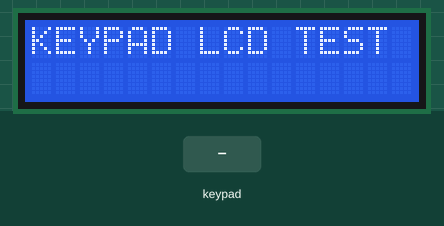
Recording of a sketch running on a simulated Arduino Uno, built with avr-gcc and run on an emulated ATmega328P. Shown: 16×2 character LCD. The test bench sets the inputs (shaded band). What the sketch prints to the serial monitor is not drawn.

Above: at 1.2 s.
1.3 s: keypad keys 1 3 9 7 # pressed 0.4 s apart
At 4.0 s:
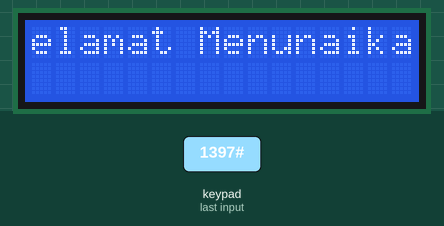
4.8 s: key '*' pressed
At 7.2 s:
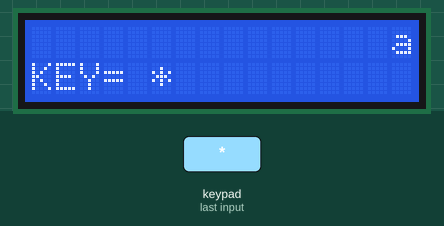
7.5 s: keypad keys 1 3 9 7 pressed 0.4 s apart
At 7.7 s:
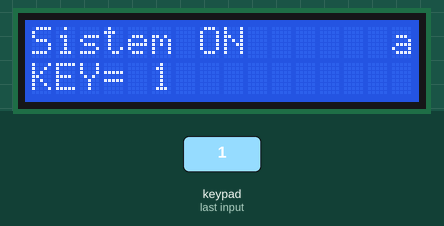
10.6 s: key '2' pressed
At 12.6 s:
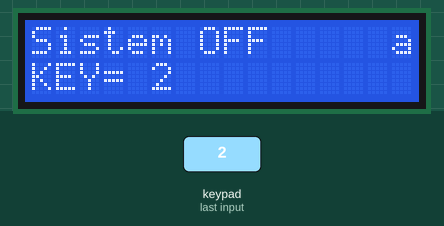
13.5 s: keypad keys 9 8 7 6 # pressed 0.4 s apart
At 16.1 s:
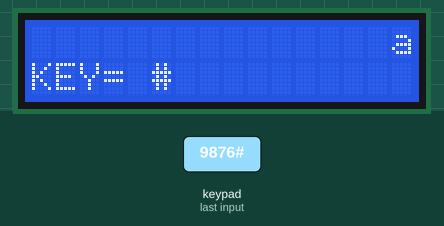
17.0 s: keypad keys 5 4 3 pressed 0.4 s apart
At 17.6 s:
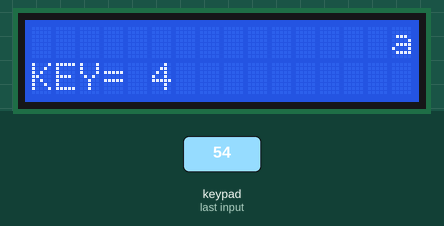
Timing chart, 0 to 20.0 s (numbered marks = the images above; inputs shaded):
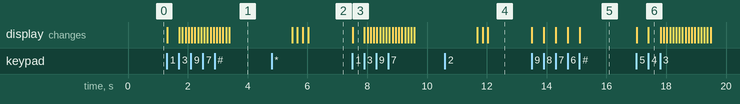

The sketch:

Pusat.ino
```cpp
#include <Keypad.h>
#include <LiquidCrystal.h>

LiquidCrystal lcd(A0,A1,A2,A3,A4,A5);

const byte ROWS = 4;
const byte COLS = 3;

char hexaKeys[ROWS][COLS] = {
  {'1', '2', '3'},
  {'4', '5', '6'},
  {'7', '8', '9'},
  {'*', '0', '#'}
};

byte rowPins[ROWS] = {9, 8, 7, 6};
byte colPins[COLS] = {5, 4, 3};

Keypad customKeypad = Keypad(makeKeymap(hexaKeys), rowPins, colPins, ROWS, COLS);

void setup(){
  Serial.begin(9600);
  lcd.begin(16, 2);
  lcd.print("KEYPAD LCD TEST");
}


void loop(){
  char key = customKeypad.getKey();
  Serial.print(key);
  lcd.setCursor(0, 1);
  if(key){
    lcd.setCursor(0, 0);
    lcd.print("               ");
    lcd.setCursor(0, 1);
    lcd.print("KEY= ");
    lcd.print(key);
    if(key=='1')
    {
      lcd.setCursor(0, 0);
      lcd.print("Sistem ON");
    }
    else if(key=='2')
    {
      lcd.setCursor(0, 0);
      lcd.print("Sistem OFF");
    }
    else if(key=='3')
    {
      for(int i=15;i>=-20;i--)
      {
        lcd.setCursor(i, 0);
        lcd.print("Selamat Menunaikan Ibadah Puasa ");
        delay(100);
      }
    }
  }
}
```

Measured:
- after the input at 1.3 s, the display: first changes at once (image 1 shows a later state)
- after the input at 4.8 s, the display: first differs from a run without the input after 1.2 s (image 2)
- after the input at 7.5 s, the display: changes at once (image 3)
- after the input at 10.6 s, the display: first differs from a run without the input after 1.4 s (image 4)
- after the input at 13.5 s, the display: first changes at once (image 5 shows a later state)
- after the input at 17.0 s, the display: first changes at once (image 6 shows a later state)
